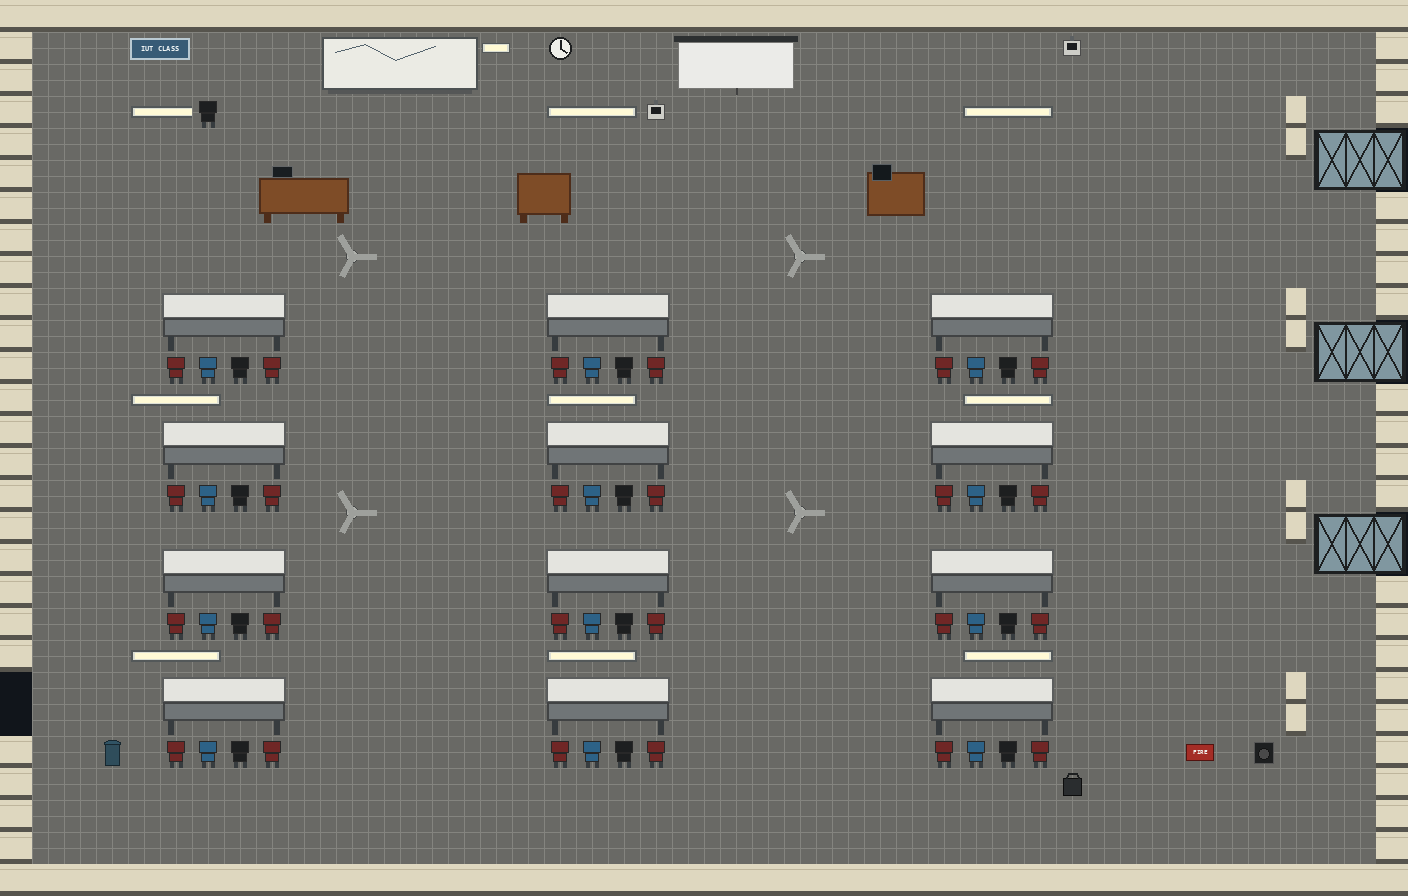

This is a level from a 2D game, rendered from its Tiled map with the project's own tilesets. A one-line summary and the map file follow, with tile-layer data summarised:
An orthogonal 44x28 tile map with 32x32 px tiles, 4 tile layers (Ground, Structure, Furniture, Foreground) and 40 objects (22x Wall, 9x Light, 3x ArcadeSpawn, 2x Spawn, 2x Dialogue, ...).

<map version="1.10" tiledversion="1.11.2" orientation="orthogonal" renderorder="right-down" width="44" height="28" tilewidth="32" tileheight="32" infinite="0" backgroundcolor="#11151b" nextlayerid="9" nextobjectid="42">
  <properties>
    <property name="displayName" value="IUT Classroom" />
    <property name="description" value="Pixel classroom based on supplied IUT classroom photos." />
  </properties>
  <tileset firstgid="1" name="iut-classroom-tileset" tilewidth="32" tileheight="32" tilecount="160" columns="16">
    <image source="iut-classroom-tileset.png" width="512" height="320" />
  </tileset>
  <layer id="1" name="Ground" width="44" height="28">
    <data>[1232 cells, 1092 non-empty, 1 distinct tile ids]</data>
  </layer>
  <layer id="2" name="Structure" width="44" height="28">
    <data>[1232 cells, 158 non-empty, 8 distinct tile ids]</data>
  </layer>
  <layer id="3" name="Furniture" width="44" height="28">
    <data>[1232 cells, 161 non-empty, 28 distinct tile ids]</data>
  </layer>
  <layer id="4" name="Foreground" width="44" height="28">
    <data>[1232 cells, 68 non-empty, 32 distinct tile ids]</data>
  </layer>
  <objectgroup id="5" name="Collision" visible="1">
    <object id="1" name="TopWall" type="Wall" class="Wall" x="0" y="0" width="1408" height="32" />
    <object id="2" name="BottomWall" type="Wall" class="Wall" x="0" y="864" width="1408" height="32" />
    <object id="3" name="LeftUpper" type="Wall" class="Wall" x="0" y="32" width="32" height="640" />
    <object id="4" name="LeftLower" type="Wall" class="Wall" x="0" y="736" width="32" height="128" />
    <object id="5" name="RightWall" type="Wall" class="Wall" x="1376" y="32" width="32" height="832" />
    <object id="6" name="Bench" type="Wall" class="Wall" x="160" y="288" width="128" height="64" />
    <object id="7" name="Bench" type="Wall" class="Wall" x="544" y="288" width="128" height="64" />
    <object id="8" name="Bench" type="Wall" class="Wall" x="928" y="288" width="128" height="64" />
    <object id="9" name="Bench" type="Wall" class="Wall" x="160" y="416" width="128" height="64" />
    <object id="10" name="Bench" type="Wall" class="Wall" x="544" y="416" width="128" height="64" />
    <object id="11" name="Bench" type="Wall" class="Wall" x="928" y="416" width="128" height="64" />
    <object id="12" name="Bench" type="Wall" class="Wall" x="160" y="544" width="128" height="64" />
    <object id="13" name="Bench" type="Wall" class="Wall" x="544" y="544" width="128" height="64" />
    <object id="14" name="Bench" type="Wall" class="Wall" x="928" y="544" width="128" height="64" />
    <object id="15" name="Bench" type="Wall" class="Wall" x="160" y="672" width="128" height="64" />
    <object id="16" name="Bench" type="Wall" class="Wall" x="544" y="672" width="128" height="64" />
    <object id="17" name="Bench" type="Wall" class="Wall" x="928" y="672" width="128" height="64" />
    <object id="18" name="TeacherDesk" type="Wall" class="Wall" x="256" y="160" width="96" height="64" />
    <object id="19" name="Podium" type="Wall" class="Wall" x="512" y="160" width="64" height="64" />
    <object id="20" name="Console" type="Wall" class="Wall" x="864" y="160" width="64" height="64" />
    <object id="21" name="SmallCabinet" type="Wall" class="Wall" x="1184" y="736" width="32" height="32" />
    <object id="22" name="TrashBin" type="Wall" class="Wall" x="1248" y="736" width="32" height="32" />
  </objectgroup>
  <objectgroup id="6" name="Objects" visible="1">
    <object id="23" name="PlayerSpawn" type="Spawn" class="Spawn" x="112" y="752" point="1">
      <properties>
        <property name="spawnId" value="classroom-default" />
      </properties>
    </object>
    <object id="25" name="TeacherDeskInteraction" type="Dialogue" class="Dialogue" x="304" y="208" point="1">
      <properties>
        <property name="dialogueId" value="classroom-teacher-desk" />
        <property name="prompt" value="Press E to inspect" />
      </properties>
    </object>
    <object id="26" name="ProjectorInteraction" type="Dialogue" class="Dialogue" x="208" y="112" point="1">
      <properties>
        <property name="dialogueId" value="classroom-projector" />
        <property name="prompt" value="Press E to inspect" />
      </properties>
    </object>
    <object id="39" name="ArcadeSpawn1" type="ArcadeSpawn" class="ArcadeSpawn" x="864" y="250" point="1">
      <properties>
        <property name="slotId" value="classroom-1" />
      </properties>
    </object>
    <object id="40" name="ArcadeSpawn2" type="ArcadeSpawn" class="ArcadeSpawn" x="1200" y="650" point="1">
      <properties>
        <property name="slotId" value="classroom-2" />
      </properties>
    </object>
    <object id="41" name="ArcadeSpawn3" type="ArcadeSpawn" class="ArcadeSpawn" x="550" y="780" point="1">
      <properties>
        <property name="slotId" value="classroom-3" />
      </properties>
    </object>
    <object id="37" name="FromCorridor" type="Spawn" class="Spawn" x="80" y="704" point="1">
      <properties>
        <property name="spawnId" value="FromCorridor" />
      </properties>
    </object>
    <object id="38" name="DoorToCorridor" type="Door" class="Door" x="0" y="672" width="32" height="64">
      <properties>
        <property name="label" value="Academic Building 2 Corridor" />
        <property name="targetMap" value="academic-building-2-floor-2-v2.tmx" />
        <property name="targetSpawn" value="FromClassroom" />
        <property name="openDirection" value="right" />
        <property name="initiallyLocked" value="false" type="bool" />
      </properties>
    </object>
  </objectgroup>
  <objectgroup id="7" name="RoomZones" visible="0">
    <object id="27" name="IUT Classroom" type="RoomZone" class="RoomZone" x="32" y="32" width="1344" height="832" />
  </objectgroup>
  <objectgroup id="8" name="Lighting" visible="0">
    <object id="28" name="Light01" type="Light" class="Light" x="176" y="144" point="1">
      <properties>
        <property name="radius" type="int" value="160" />
        <property name="flicker" type="bool" value="false" />
      </properties>
    </object>
    <object id="29" name="Light02" type="Light" class="Light" x="592" y="144" point="1">
      <properties>
        <property name="radius" type="int" value="160" />
        <property name="flicker" type="bool" value="false" />
      </properties>
    </object>
    <object id="30" name="Light03" type="Light" class="Light" x="1008" y="144" point="1">
      <properties>
        <property name="radius" type="int" value="160" />
        <property name="flicker" type="bool" value="false" />
      </properties>
    </object>
    <object id="31" name="Light04" type="Light" class="Light" x="176" y="432" point="1">
      <properties>
        <property name="radius" type="int" value="160" />
        <property name="flicker" type="bool" value="false" />
      </properties>
    </object>
    <object id="32" name="Light05" type="Light" class="Light" x="592" y="432" point="1">
      <properties>
        <property name="radius" type="int" value="160" />
        <property name="flicker" type="bool" value="false" />
      </properties>
    </object>
    <object id="33" name="Light06" type="Light" class="Light" x="1008" y="432" point="1">
      <properties>
        <property name="radius" type="int" value="160" />
        <property name="flicker" type="bool" value="false" />
      </properties>
    </object>
    <object id="34" name="Light07" type="Light" class="Light" x="176" y="688" point="1">
      <properties>
        <property name="radius" type="int" value="160" />
        <property name="flicker" type="bool" value="false" />
      </properties>
    </object>
    </objectgroup>
</map>
<!-- 2 of 40 objects omitted -->
